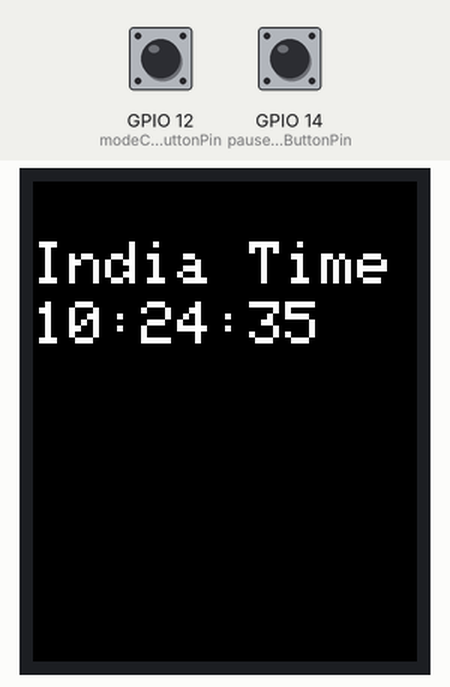
Bench run of a sketch on a simulated ESP32. Parts: 128×160 colour display. Inputs (shaded band) come from the test bench; at power-on: GPIO 12 (modeChangeButtonPin) HIGH, GPIO 14 (pauseResetButtonPin) HIGH. The local clock reads 2024-03-15 10:24:30 at power-on unless the sketch sets it.

Above: at 5.3 s.
5.4 s: GPIO 12 (modeChangeButtonPin) pulled LOW for 0.15 s
At 5.85 s:
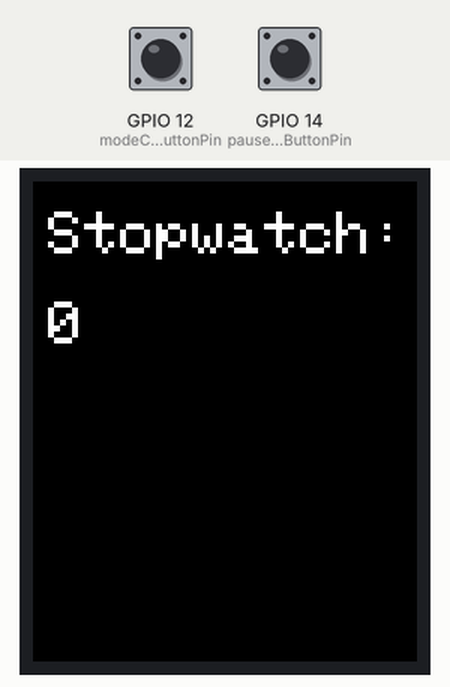
8.0 s: GPIO 12 (modeChangeButtonPin) pulled LOW for 1 s
At 9.29 s:
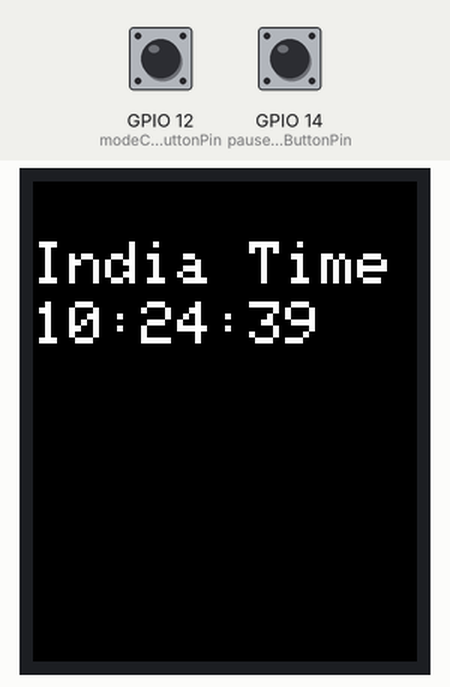
Timing chart, 0 to 11.0 s (numbered marks = the images above; inputs shaded):
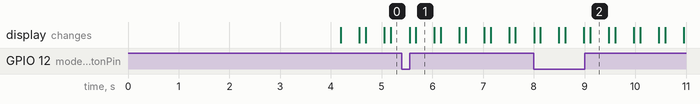

The sketch:

ESP32_TFT_DigitalWatch.ino
```cpp
#include <Wire.h>
#include <Adafruit_GFX.h>
#include <RTClib.h>
#include <EasyButton.h>
#include <Adafruit_ST7735.h> // Hardware-specific library for ST7735
#include <SPI.h>

#define TFT_CS     5
#define TFT_RST    4
#define TFT_DC     1

RTC_DS1307 rtc;
Adafruit_ST7735 tft = Adafruit_ST7735(TFT_CS, TFT_DC, TFT_RST);

const int modeChangeButtonPin = 12;  // Pin for mode change button
const int pauseResetButtonPin = 14;  // Pin for pause/reset button

EasyButton modeChangeButton(modeChangeButtonPin);
EasyButton pauseResetButton(pauseResetButtonPin);

bool stopwatchMode = false;
bool isPaused = false;
unsigned long startTime = 0;
unsigned long elapsedTime = 0;

void setup()
{
  Serial.begin(115200);
  tft.initR(INITR_BLACKTAB); // Initialize ST7735 with black tab
  tft.setRotation(0); // Adjust rotation if needed (0, 1, 2, or 3)

  pinMode(modeChangeButtonPin, INPUT_PULLUP); // Enable internal pull-up resistor
  pinMode(pauseResetButtonPin, INPUT_PULLUP); // Enable internal pull-up resistor

  if (!rtc.begin())
  {
    Serial.println("Couldn't find RTC");
    while (1);
  }

  if (!rtc.isrunning())
  {
    Serial.println("RTC is NOT running, let's set the time!");
    rtc.adjust(DateTime(F(__DATE__), F(__TIME__)));
  }


  tft.fillScreen(ST7735_BLACK); // Fill screen with black color
  tft.setCursor(20, 70); // Set cursor position
  tft.setTextColor(ST7735_WHITE); // Set text color
  tft.setTextSize(2); // Set text size
  tft.println("ATHARVA."); // Print text
  delay(4000); // Wait for 4 seconds
  tft.fillScreen(ST7735_BLACK); // Fill screen with black color

  modeChangeButton.begin();
  modeChangeButton.onPressed(switchModes);

  pauseResetButton.begin();
  pauseResetButton.onPressed(pauseReset);
  pauseResetButton.onPressedFor(1000, resetStopwatch);


}

void loop()
{
  DateTime now = rtc.now();
  unsigned long currentTime = millis();

  modeChangeButton.read();
  pauseResetButton.read();

  if (stopwatchMode && !isPaused)
  {
    elapsedTime = currentTime - startTime;
  }

  tft.setTextSize(2);
  tft.setTextColor(ST7735_WHITE);
  tft.setCursor(0, 20);

  if (stopwatchMode)
  {
    tft.setCursor(5, 10);
    tft.println("Stopwatch:");
    tft.setTextSize(2);
    tft.setCursor(5, 40);
    tft.println(elapsedTime / 1000);  // Display elapsed time in seconds
  }
  else
  {
    // Display regular time
    tft.println("India Time:");
    tft.setTextSize(2);
    tft.setCursor(0, 40);
    tft.print(now.hour(), DEC);
    tft.print(':');
    tft.print(now.minute(), DEC);
    tft.print(':');
    tft.print(now.second(), DEC);
  }

//  tft.initR(INITR_BLACKTAB); // Initialize ST7735 with black tab
  delay(100);
  tft.fillRect(0, 0, tft.width(), tft.height(), ST7735_BLACK); // Clear the screen
//  tft.fillScreen(ST7735_BLACK);

}

void switchModes() {
  stopwatchMode = !stopwatchMode;
  startTime = millis();
  isPaused = false;
  elapsedTime = 0;
}

void pauseReset() {
  if (stopwatchMode) {
    isPaused = !isPaused;
    if (!isPaused) {
      startTime = millis() - elapsedTime; // Adjust start time for the paused duration
    }
  }
}

void resetStopwatch() {
  if (stopwatchMode) {
    elapsedTime = 0;
    startTime = millis(); // Reset start time to current time
    isPaused = true;
  }
}
```

Measured:
- after the input at 5.4 s, the display: first differs from a run without the input after 0.27 s (image 1)
